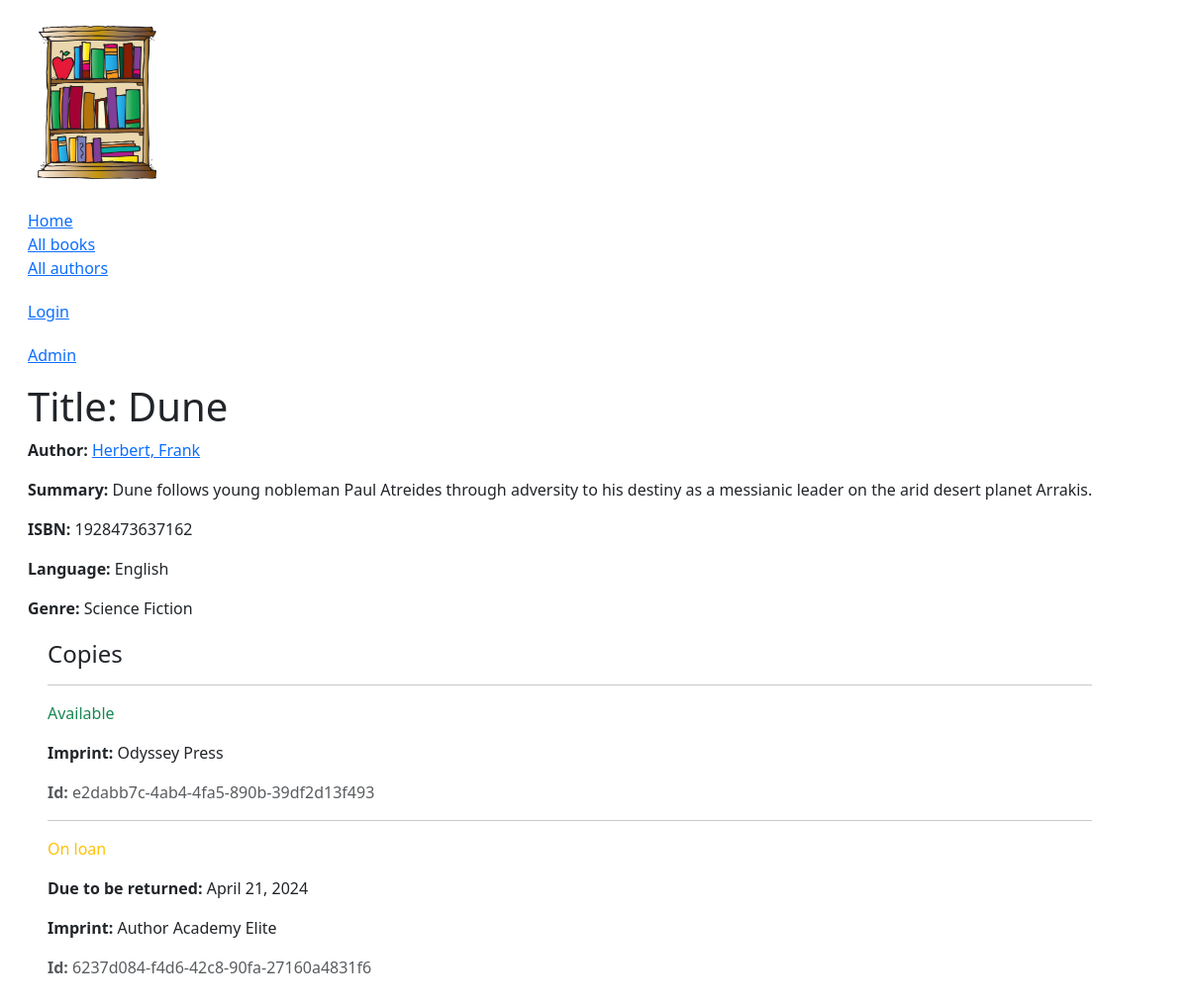
/catalog/book/3, run on the app's committed database.
### catalog/models.py (models this page shows, shortened)
class Book(models.Model):
    title = models.CharField(max_length=200)
    author = models.ForeignKey('Author', on_delete=models.RESTRICT, null=True)
    summary = models.TextField(
        max_length=1000, help_text="Enter a brief description of the book")
    isbn = models.CharField('ISBN', max_length=13,
                            unique=True,
                            help_text='13 Character <a href="https://www.isbn-international.org/content/what-isbn'
                                      '">ISBN number</a>')
    genre = models.ManyToManyField(
        Genre, help_text="Select a genre for this book")
    language = models.ForeignKey(
        'Language', on_delete=models.SET_NULL, null=True)
    class Meta:
        ordering = ['title', 'author']
    def display_genre(self):
        """Creates a string for the Genre. This is required to display genre in Admin."""
        return ', '.join([genre.name for genre in self.genre.all()[:3]])
    display_genre.short_description = 'Genre'

class Author(models.Model):
    first_name = models.CharField(max_length=100)
    last_name = models.CharField(max_length=100)
    date_of_birth = models.DateField(null=True, blank=True)
    date_of_death = models.DateField('died', null=True, blank=True)
    class Meta:
        ordering = ['last_name', 'first_name']
    def get_absolute_url(self):
        return reverse('author-detail', args=[str(self.id)])
    def __str__(self):
        return f'{self.last_name}, {self.first_name}'

class Language(models.Model):
    name = models.CharField(max_length=200,
                            unique=True,
                            help_text="Enter the book's natural language (e.g. English, French, Japanese etc.)")
    def __str__(self):
        return self.name

class Genre(models.Model):
    name = models.CharField(
        max_length=200,
        unique=True,
        help_text="Enter a book genre (e.g. Science Fiction, French Poetry etc.)"
    )
    def __str__(self):
        return self.name

class BookInstance(models.Model):
    id = models.UUIDField(primary_key=True, default=uuid.uuid4,
                          help_text="Unique ID for this particular book across whole library")
    book = models.ForeignKey('Book', on_delete=models.RESTRICT, null=True)
    imprint = models.CharField(max_length=200)
    due_back = models.DateField(null=True, blank=True)
    borrower = models.ForeignKey(
        settings.AUTH_USER_MODEL, on_delete=models.SET_NULL, null=True, blank=True)
    LOAN_STATUS = (
        ('d', 'Maintenance'),
        ('o', 'On loan'),
        ('a', 'Available'),
        ('r', 'Reserved'),
    )
    status = models.CharField(
        max_length=1,
        choices=LOAN_STATUS,
        blank=True,
        default='d',
        help_text='Book availability')
    class Meta:
        ordering = ['due_back']
        permissions = (("can_mark_returned", "Set book as returned"),)

### catalog/views.py (the view)
# urls.py: path('book/<int:pk>', views.BookDetailView.as_view(), name='book-detail'),
class BookDetailView(generic.DetailView):
    model = Book

### catalog/templates/catalog/book_detail.html (shortened to what this page needs)
{% extends "base_generic.html" %}
{% block sidebar %}
  {{ block.super }}
{% endblock %}
{% block content %}
  <h1>Title: {{ book.title }}</h1>
  <p><strong>Author:</strong> <a href="{{ book.author.get_absolute_url }}">{{ book.author }}</a></p>
  <p><strong>Summary:</strong> {{ book.summary }}</p>
  <p><strong>ISBN:</strong> {{ book.isbn }}</p>
  <p><strong>Language:</strong> {{ book.language }}</p>
  <p><strong>Genre:</strong> {{ book.genre.all|join:", " }}</p>
  <div style="margin-left:20px;margin-top:20px">
    <h4>Copies</h4>
    {% for copy in book.bookinstance_set.all %}
      <hr />
      <p
        class="{% if copy.status == 'a' %}text-success{% elif copy.status == 'm' %}text-danger{% else %}text-warning{% endif %}">
        {{ copy.get_status_display }}
      </p>
      {% if copy.status != 'a' %}
        <p><strong>Due to be returned:</strong> {{ copy.due_back }}</p>
      {% endif %}
      <p><strong>Imprint:</strong> {{ copy.imprint }}</p>
      <p class="text-muted"><strong>Id:</strong> {{ copy.id }}</p>
    {% endfor %}
  </div>
{% endblock %}

### data on the page
Book: title "Dune", author "Herbert, Frank", summary "Dune follows young nobleman Paul Atreides through adversity to his destiny as a messianic leader on the arid desert planet Arrakis.", isbn "1928473637162", language "English", genre.all "Science Fiction"
BookInstance: status "Available", imprint "Odyssey Press", id "e2dabb7c-4ab4-4fa5-890b-39df2d13f493"
BookInstance: status "On loan", due_back "April 21, 2024", imprint "Author Academy Elite", id "6237d084-f4d6-42c8-90fa-27160a4831f6"
